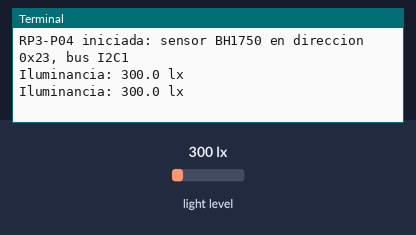
The program below on a simulated Raspberry Pi (BCM pin numbers). On the bench: the last lines printed to the terminal. The test bench sets the inputs (shaded band); at power-on: light level 300 lx.

Above: at 1.2 s.
1.3 s: light level set to 40 lx
At 2.6 s:
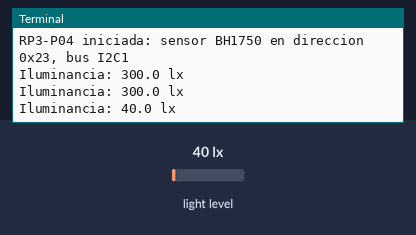
2.8 s: light level set to 500 lx
At 3.4 s:
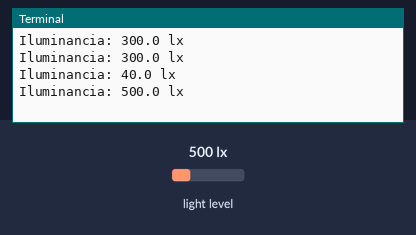
Timing chart, 0 to 5.8 s (numbered marks = the images above; inputs shaded):
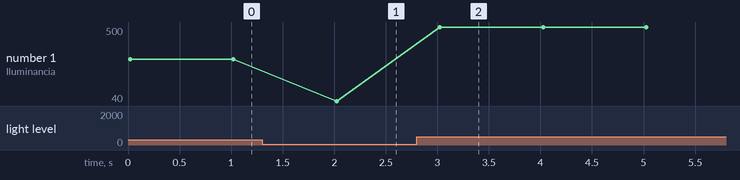

The program:

RP3-P04-i2c.py
```python
#!/usr/bin/env python3
"""
RP3-P04 - Sensor I2C de luz ambiental BH1750
Placa: Raspberry Pi 3 Model B+ (Raspberry Pi OS), bus I2C1 habilitado
Biblioteca: smbus2 (acceso directo a registros, sin capa de abstraccion)

Objetivo: activar el bus I2C, leer el sensor BH1750 directamente por sus
registros y convertir el resultado a lux.

Antes de ejecutar:
    1. Habilitar I2C: sudo raspi-config -> Interface Options -> I2C -> Enable
    2. Reiniciar si se pide.
    3. Verificar deteccion: sudo i2cdetect -y 1
       (debe aparecer 0x23 o 0x5C segun el pin ADDR del modulo)

Instalacion:
    sudo apt install -y i2c-tools
    pip install smbus2 --break-system-packages

Ejecucion:
    python3 RP3-P04-i2c.py
"""
import time
from smbus2 import SMBus

BUS_I2C = 1              # bus de usuario del header de 40 pines
DIRECCION_BH1750 = 0x23  # 0x23 con ADDR a GND/flotante; 0x5C con ADDR a VCC

# Comandos del BH1750 (documentados por el fabricante del sensor)
CMD_POWER_ON = 0x01
CMD_RESET = 0x07
CMD_MODO_ALTA_RESOLUCION_CONTINUA = 0x10  # 1 lx de resolucion, ~120 ms


def leer_lux(bus: SMBus) -> float:
    datos = bus.read_i2c_block_data(DIRECCION_BH1750, CMD_MODO_ALTA_RESOLUCION_CONTINUA, 2)
    valor_crudo = (datos[0] << 8) | datos[1]
    # Constante de conversion documentada por el fabricante del BH1750.
    lux = valor_crudo / 1.2
    return lux


def main():
    print(f"RP3-P04 iniciada: sensor BH1750 en direccion 0x{DIRECCION_BH1750:02X}, bus I2C{BUS_I2C}")
    with SMBus(BUS_I2C) as bus:
        bus.write_byte(DIRECCION_BH1750, CMD_POWER_ON)
        time.sleep(0.01)
        bus.write_byte(DIRECCION_BH1750, CMD_RESET)
        time.sleep(0.01)

        try:
            while True:
                lux = leer_lux(bus)
                print(f"Iluminancia: {lux:.1f} lx")
                time.sleep(1.0)
        except KeyboardInterrupt:
            print("\nDetenido por el usuario.")


if __name__ == "__main__":
    main()
```

Measured:
- after the input at 1.3 s, the terminal: prints a new line after 0.72 s (image 1)
- after the input at 2.8 s, the terminal: prints a new line after 0.22 s (image 2)
- plotted number 1: 300 → 40 after the input at 1.3 s, 40 → 500 after the input at 2.8 s
